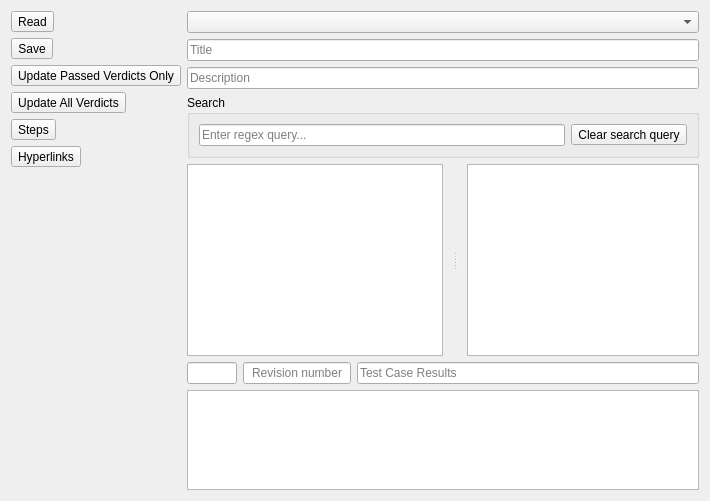
      <widget class="QWidget" name="tab_6">
       <property name="styleSheet">
        <string notr="true"/>
       </property>
       <attribute name="icon">
        <iconset resource="AutomationGUI_white.qrc">
         <normaloff>:/icons/web</normaloff>:/icons/web</iconset>
       </attribute>
       <attribute name="title">
        <string>Polarion</string>
       </attribute>
       <layout class="QHBoxLayout" name="horizontalLayout">
        <item>
         <layout class="QVBoxLayout" name="polarionToolbarLayout">
          <item>
           <widget class="QToolButton" name="polarionReadExcelButton">
            <property name="toolTip">
             <string>Read Polarion excel file</string>
            </property>
            <property name="text">
             <string>Read</string>
            </property>
            <property name="icon">
             <iconset resource="AutomationGUI_white.qrc">
              <normaloff>:/icons/file-excel-outline</normaloff>:/icons/file-excel-outline</iconset>
            </property>
            <property name="iconSize">
             <size>
              <width>24</width>
              <height>24</height>
             </size>
            </property>
            <property name="popupMode">
             <enum>QToolButton::DelayedPopup</enum>
            </property>
            <property name="toolButtonStyle">
             <enum>Qt::ToolButtonIconOnly</enum>
            </property>
           </widget>
          </item>
          <item>
           <widget class="QToolButton" name="polarionSaveExcelButton">
            <property name="toolTip">
             <string>Save polarion excel file</string>
            </property>
            <property name="text">
             <string>Save</string>
            </property>
            <property name="icon">
             <iconset resource="AutomationGUI_white.qrc">
              <normaloff>:/icons/content-save-outline</normaloff>:/icons/content-save-outline</iconset>
            </property>
            <property name="iconSize">
             <size>
              <width>24</width>
              <height>24</height>
             </size>
            </property>
            <property name="toolButtonStyle">
             <enum>Qt::ToolButtonIconOnly</enum>
            </property>
           </widget>
          </item>
          <item>
           <widget class="QToolButton" name="polarionUpdatePassedButton">
            <property name="toolTip">
             <string>Update excel with Passed verdicts only</string>
            </property>
            <property name="text">
             <string>Update Passed Verdicts Only</string>
            </property>
            <property name="icon">
             <iconset resource="AutomationGUI_white.qrc">
              <normaloff>:/icons/check</normaloff>:/icons/check</iconset>
            </property>
            <property name="iconSize">
             <size>
              <width>24</width>
              <height>24</height>
             </size>
            </property>
            <property name="toolButtonStyle">
             <enum>Qt::ToolButtonIconOnly</enum>
            </property>
           </widget>
          </item>
          <item>
           <widget class="QToolButton" name="polarionUpdateAllButton">
            <property name="toolTip">
             <string>Update excel with All verdicts</string>
            </property>
            <property name="text">
             <string>Update All Verdicts</string>
            </property>
            <property name="icon">
             <iconset resource="AutomationGUI_white.qrc">
              <normaloff>:/icons/check-all</normaloff>:/icons/check-all</iconset>
            </property>
            <property name="iconSize">
             <size>
              <width>24</width>
              <height>24</height>
             </size>
            </property>
            <property name="toolButtonStyle">
             <enum>Qt::ToolButtonIconOnly</enum>
            </property>
           </widget>
          </item>
          <item>
           <widget class="QToolButton" name="updateStepsButton">
            <property name="toolTip">
             <string>Push updated steps to Polarion server</string>
            </property>
            <property name="text">
             <string>Steps</string>
            </property>
            <property name="icon">
             <iconset resource="AutomationGUI_white.qrc">
              <normaloff>:/icons/format-list-numbered</normaloff>:/icons/format-list-numbered</iconset>
            </property>
            <property name="iconSize">
             <size>
              <width>24</width>
              <height>24</height>
             </size>
            </property>
            <property name="toolButtonStyle">
             <enum>Qt::ToolButtonIconOnly</enum>
            </property>
           </widget>
          </item>
          <item>
           <widget class="QToolButton" name="updateHyperlinksButton">
            <property name="toolTip">
             <string>Pull hyperlinks from Polarion server</string>
            </property>
            <property name="text">
             <string>Hyperlinks</string>
            </property>
            <property name="icon">
             <iconset resource="AutomationGUI_white.qrc">
              <normaloff>:/icons/link</normaloff>:/icons/link</iconset>
            </property>
            <property name="iconSize">
             <size>
              <width>24</width>
              <height>24</height>
             </size>
            </property>
            <property name="toolButtonStyle">
             <enum>Qt::ToolButtonIconOnly</enum>
            </property>
           </widget>
          </item>
          <item>
           <spacer name="verticalSpacer_2">
            <property name="orientation">
             <enum>Qt::Vertical</enum>
            </property>
            <property name="sizeHint" stdset="0">
             <size>
              <width>20</width>
              <height>40</height>
             </size>
            </property>
           </spacer>
          </item>
         </layout>
        </item>
        <item>
         <layout class="QVBoxLayout" name="verticalLayout_11">
          <item>
           <widget class="QComboBox" name="batchComboBox"/>
          </item>
          <item>
           <widget class="QLineEdit" name="titleEdit">
            <property name="enabled">
             <bool>true</bool>
            </property>
            <property name="autoFillBackground">
             <bool>false</bool>
            </property>
            <property name="inputMask">
             <string/>
            </property>
            <property name="placeholderText">
             <string>Title</string>
            </property>
            <property name="cursorMoveStyle">
             <enum>Qt::LogicalMoveStyle</enum>
            </property>
            <property name="clearButtonEnabled">
             <bool>false</bool>
            </property>
           </widget>
          </item>
          <item>
           <widget class="QLineEdit" name="descriptionEdit">
            <property name="enabled">
             <bool>true</bool>
            </property>
            <property name="placeholderText">
             <string>Description</string>
            </property>
           </widget>
          </item>
          <item>
           <widget class="QGroupBox" name="groupBox_6">
            <property name="sizePolicy">
             <sizepolicy hsizetype="Preferred" vsizetype="Maximum">
              <horstretch>0</horstretch>
              <verstretch>0</verstretch>
             </sizepolicy>
            </property>
            <property name="title">
             <string>Search</string>
            </property>
            <layout class="QHBoxLayout" name="horizontalLayout_3">
             <item>
              <widget class="QLineEdit" name="regexEdit">
               <property name="placeholderText">
                <string>Enter regex query...</string>
               </property>
              </widget>
             </item>
             <item>
              <widget class="QToolButton" name="clearQueryButton">
               <property name="toolTip">
                <string>&lt;html&gt;&lt;head/&gt;&lt;body&gt;&lt;p&gt;Clear search query&lt;/p&gt;&lt;/body&gt;&lt;/html&gt;</string>
               </property>
               <property name="text">
                <string>Clear search query</string>
               </property>
               <property name="icon">
                <iconset resource="AutomationGUI_white.qrc">
                 <normaloff>:/icons/filter-remove-outline</normaloff>:/icons/filter-remove-outline</iconset>
               </property>
               <property name="iconSize">
                <size>
                 <width>24</width>
                 <height>24</height>
                </size>
               </property>
               <property name="popupMode">
                <enum>QToolButton::DelayedPopup</enum>
               </property>
              </widget>
             </item>
            </layout>
           </widget>
          </item>
          <item>
           <widget class="QSplitter" name="polarionTabSplitter">
            <property name="sizePolicy">
             <sizepolicy hsizetype="Preferred" vsizetype="Minimum">
              <horstretch>0</horstretch>
              <verstretch>0</verstretch>
             </sizepolicy>
            </property>
            <property name="styleSheet">
             <string notr="true">QSplitter::handle {
    image: url(:/icons/dots-vertical);
}</string>
            </property>
            <property name="frameShape">
             <enum>QFrame::NoFrame</enum>
            </property>
            <property name="lineWidth">
             <number>1</number>
            </property>
            <property name="midLineWidth">
             <number>1</number>
            </property>
            <property name="orientation">
             <enum>Qt::Horizontal</enum>
            </property>
            <property name="opaqueResize">
             <bool>true</bool>
            </property>
            <property name="handleWidth">
             <number>24</number>
            </property>
            <property name="childrenCollapsible">
             <bool>false</bool>
            </property>
            <widget class="QTableView" name="polarionTableView">
             <property name="sizePolicy">
              <sizepolicy hsizetype="Preferred" vsizetype="Minimum">
               <horstretch>0</horstretch>
               <verstretch>0</verstretch>
              </sizepolicy>
             </property>
             <property name="minimumSize">
              <size>
               <width>100</width>
               <height>0</height>
              </size>
             </property>
             <property name="contextMenuPolicy">
              <enum>Qt::CustomContextMenu</enum>
             </property>
             <property name="styleSheet">
              <string notr="true"/>
             </property>
             <property name="autoScroll">
              <bool>false</bool>
             </property>
             <property name="alternatingRowColors">
              <bool>true</bool>
             </property>
             <property name="selectionMode">
              <enum>QAbstractItemView::ExtendedSelection</enum>
             </property>
             <property name="verticalScrollMode">
              <enum>QAbstractItemView::ScrollPerItem</enum>
             </property>
             <property name="horizontalScrollMode">
              <enum>QAbstractItemView::ScrollPerItem</enum>
             </property>
             <property name="showGrid">
              <bool>true</bool>
             </property>
             <property name="sortingEnabled">
              <bool>true</bool>
             </property>
            </widget>
            <widget class="QTableWidget" name="logTableWidget">
             <property name="sizePolicy">
              <sizepolicy hsizetype="Preferred" vsizetype="Minimum">
               <horstretch>1</horstretch>
               <verstretch>0</verstretch>
              </sizepolicy>
             </property>
             <property name="minimumSize">
              <size>
               <width>100</width>
               <height>0</height>
              </size>
             </property>
             <property name="styleSheet">
              <string notr="true"/>
             </property>
             <property name="autoScroll">
              <bool>false</bool>
             </property>
             <property name="selectionMode">
              <enum>QAbstractItemView::ContiguousSelection</enum>
             </property>
             <property name="verticalScrollMode">
              <enum>QAbstractItemView::ScrollPerItem</enum>
             </property>
             <property name="horizontalScrollMode">
              <enum>QAbstractItemView::ScrollPerItem</enum>
             </property>
            </widget>
           </widget>
          </item>
          <item>
           <layout class="QHBoxLayout" name="horizontalLayout_7">
            <item>
             <widget class="QLineEdit" name="selectedEdit">
              <property name="sizePolicy">
               <sizepolicy hsizetype="Minimum" vsizetype="Fixed">
                <horstretch>0</horstretch>
                <verstretch>0</verstretch>
               </sizepolicy>
              </property>
              <property name="maximumSize">
               <size>
                <width>50</width>
                <height>16777215</height>
               </size>
              </property>
              <property name="maxLength">
               <number>100</number>
              </property>
             </widget>
            </item>
            <item>
             <widget class="QLineEdit" name="polarionRevisionLineEdit">
              <property name="sizePolicy">
               <sizepolicy hsizetype="Minimum" vsizetype="Fixed">
                <horstretch>0</horstretch>
                <verstretch>0</verstretch>
               </sizepolicy>
              </property>
              <property name="alignment">
               <set>Qt::AlignCenter</set>
              </property>
              <property name="placeholderText">
               <string>Revision number</string>
              </property>
             </widget>
            </item>
            <item>
             <widget class="QLineEdit" name="polarionOverViewLineEdit">
              <property name="readOnly">
               <bool>true</bool>
              </property>
              <property name="placeholderText">
               <string>Test Case Results</string>
              </property>
             </widget>
            </item>
           </layout>
          </item>
          <item>
           <widget class="QPlainTextEdit" name="polarionLogEdit">
            <property name="maximumSize">
             <size>
              <width>16777215</width>
              <height>100</height>
             </size>
            </property>
            <property name="readOnly">
             <bool>true</bool>
            </property>
           </widget>
          </item>
         </layout>
        </item>
       </layout>
      </widget>
